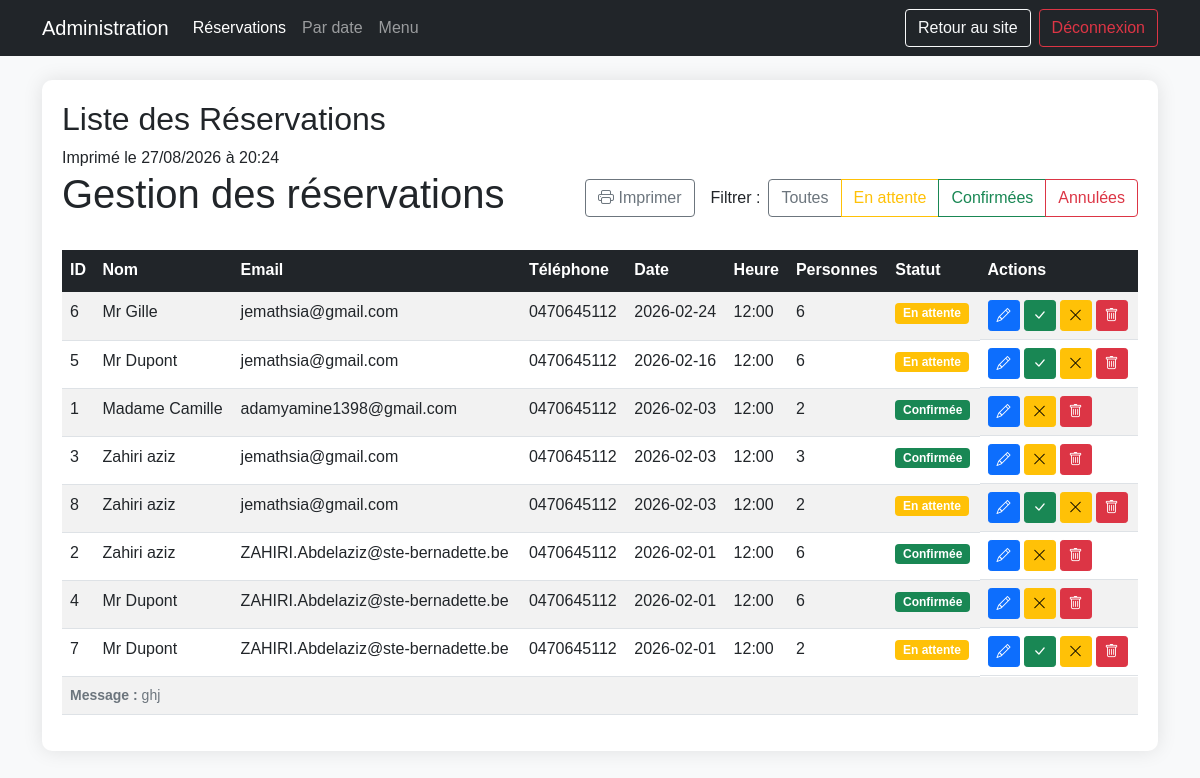
The page /admin/reservations (signed in) on the database its author committed.
### models.py (models this page shows)
class Reservation(db.Model):
    __tablename__ = 'reservations'
    id = db.Column(db.Integer, primary_key=True)
    reference = db.Column(db.String(30), unique=True, nullable=False)
    groupe_reference = db.Column(db.String(20))
    nom = db.Column(db.String(100), nullable=False)
    email = db.Column(db.String(120), nullable=False)
    telephone = db.Column(db.String(20))
    date = db.Column(db.String(20), nullable=False)
    heure = db.Column(db.String(10), nullable=False)
    personnes = db.Column(db.Integer, nullable=False)
    message = db.Column(db.Text)
    statut = db.Column(db.String(20), default='en_attente')
    created_at = db.Column(db.DateTime, default=datetime.utcnow)

### main.py (the view)
@app.route('/admin/reservations')
@login_required
def afficher_toutes_reservations():
    try:
        inspector = db.inspect(db.engine)
        if 'reservations' not in inspector.get_table_names():
            app.logger.error("La table 'reservations' n'existe pas dans la base de données")
            flash("La base de données n'est pas initialisée correctement. Veuillez contacter l'administrateur.", "error")
            return redirect(url_for('accueil'))
        reservations = Reservation.query.order_by(Reservation.date.desc(), Reservation.heure.desc()).all()
        return render_template('admin_reservations.html',
                             reservations=reservations,
                             email=None,
                             now=datetime.now())
    except Exception as e:
        app.logger.error(f"Erreur lors de la récupération des réservations: {e}")
        app.logger.error(f"Type d'erreur: {type(e).__name__}")
        import traceback
        app.logger.error(f"Traceback: {traceback.format_exc()}")
        flash(f"Une erreur est survenue lors de la récupération des réservations: {str(e)}", "error")
        return redirect(url_for('accueil'))

### main.py (called while the page is built)
def login_required(f):
    @wraps(f)
    def decorated_function(*args, **kwargs):
        if not session.get('admin_logged_in'):
            return redirect(url_for('admin_login'))
        return f(*args, **kwargs)
    return decorated_function

### templates/admin_reservations.html (shortened to what this page needs)
<!DOCTYPE html>
<html lang="fr">
<head>
    <link href="https://cdn.jsdelivr.net/npm/bootstrap@5.1.3/dist/css/bootstrap.min.css" rel="stylesheet">
    <link rel="stylesheet" href="https://cdn.jsdelivr.net/npm/bootstrap-icons@1.7.2/font/bootstrap-icons.css">
</head>
<body>
    <nav class="navbar navbar-expand-lg navbar-dark bg-dark mb-4">
        <div class="container">
            <a class="navbar-brand" href="#">Administration</a>
            <div class="collapse navbar-collapse" id="navbarNav">
                <ul class="navbar-nav me-auto">
                    <li class="nav-item">
                        <a class="nav-link active" href="{{ url_for('afficher_toutes_reservations') }}">Réservations</a>
                    </li>
                    <li class="nav-item">
                        <a class="nav-link" href="{{ url_for('reservations_par_date') }}">Par date</a>
                    </li>
                    <li class="nav-item">
                        <a class="nav-link" href="{{ url_for('admin_menu') }}">Menu</a>
                    </li>
                </ul>
                <div class="d-flex">
                    <a href="{{ url_for('accueil') }}" class="btn btn-outline-light me-2">Retour au site</a>
                    <a href="{{ url_for('admin_logout') }}" class="btn btn-outline-danger">Déconnexion</a>
                </div>
            </div>
        </div>
    </nav>
    <div class="container">
        <div class="admin-container">
            <div class="print-header">
                <h2>Liste des Réservations</h2>
                <div class="print-date">Imprimé le {{ now.strftime('%d/%m/%Y à %H:%M') }}</div>
            </div>
            <div class="d-flex justify-content-between align-items-center mb-4">
                <h1>Gestion des réservations</h1>
                <div class="d-flex align-items-center">
                    <button onclick="window.print()" class="btn btn-outline-secondary me-3 no-print">
                        <i class="bi bi-printer"></i> Imprimer
                    </button>
                    <span class="me-2">Filtrer :</span>
                    <div class="btn-group" role="group">
                        <a href="{{ url_for('afficher_toutes_reservations') }}" class="btn btn-outline-secondary">Toutes</a>
                        <a href="{{ url_for('afficher_toutes_reservations', statut='en_attente') }}" class="btn btn-outline-warning">En attente</a>
                        <a href="{{ url_for('afficher_toutes_reservations', statut='confirmee') }}" class="btn btn-outline-success">Confirmées</a>
                        <a href="{{ url_for('afficher_toutes_reservations', statut='annulee') }}" class="btn btn-outline-danger">Annulées</a>
                    </div>
                </div>
            </div>
            <div class="table-responsive">
                <table class="table table-striped table-hover">
                    <thead class="table-dark">
                        <tr>
                            <th>ID</th>
                            <th>Nom</th>
                            <th>Email</th>
                            <th>Téléphone</th>
                            <th>Date</th>
                            <th>Heure</th>
                            <th>Personnes</th>
                            <th>Statut</th>
                            <th>Actions</th>
                        </tr>
                    </thead>
                    <tbody>
                        {% for reservation in reservations %}
                        <tr>
                            <td>{{ reservation.id }}</td>
                            <td>
                                {{ reservation.nom }}
                            </td>
                            <td>{{ reservation.email }}</td>
                            <td>{{ reservation.telephone or '-' }}</td>
                            <td>{{ reservation.date }}</td>
                            <td>{{ reservation.heure }}</td>
                            <td>{{ reservation.personnes }}</td>
                            <td>
                                {% if reservation.statut == 'confirmee' %}
                                    <span class="badge bg-success">Confirmée</span>
                                {% elif reservation.statut == 'annulee' %}
                                    <span class="badge bg-danger">Annulée</span>
                                {% else %}
                                    <span class="badge bg-warning">En attente</span>
                                {% endif %}
                            </td>
                            <td class="d-flex">
                                <a href="{{ url_for('modifier_reservation', id=reservation.id) }}" class="btn btn-sm btn-primary me-1" title="Modifier">
                                    <i class="bi bi-pencil"></i>
                                </a>
                                {% if reservation.statut != 'confirmee' %}
                                <form action="{{ url_for('changer_statut', id=reservation.id) }}" method="POST" class="me-1">
                                    <button type="submit" class="btn btn-sm btn-success" title="Confirmer">
                                        <i class="bi bi-check-lg"></i>
                                    </button>
                                </form>
                                {% endif %}
                                {% if reservation.statut != 'annulee' %}
                                <form action="{{ url_for('changer_statut', id=reservation.id) }}" method="POST" class="me-1">
                                    <button type="submit" class="btn btn-sm btn-warning" title="Annuler"
                                        onclick="return confirm('Êtes-vous sûr de vouloir annuler cette réservation ?');">
                                        <i class="bi bi-x-lg"></i>
                                    </button>
                                </form>
                                {% endif %}
                                <form action="{{ url_for('supprimer_reservation', id=reservation.id) }}" method="POST"
                                    onsubmit="return confirm('Êtes-vous sûr de vouloir supprimer cette réservation ?');">
                                    <button type="submit" class="btn btn-sm btn-danger" title="Supprimer">
                                        <i class="bi bi-trash"></i>
                                    </button>
                                </form>
                            </td>
                        </tr>
                        {% if reservation.message %}
                        <tr>
                            <td colspan="9" class="small text-muted">
                                <strong>Message :</strong> {{ reservation.message }}
                            </td>
                        </tr>
                        {% endif %}
                        {% else %}
                        <tr>
                            <td colspan="9" class="text-center py-4">
                                <div class="alert alert-info mb-0">Aucune réservation trouvée.</div>
                            </td>
                        </tr>
                        {% endfor %}
                    </tbody>
                </table>
            </div>
        </div>
    </div>
</body>
</html>

### templates/admin_reservations.html (style rules this page uses)
body { background-color: #f8f9fa; font-family: 'Arial', sans-serif; }
.admin-container { max-width: 1200px; margin: 20px auto; padding: 20px; background: white; border-radius: 10px; box-shadow: 0 0 20px rgba(0,0,0,0.1); }
.table th { white-space: nowrap; }
.btn-sm { padding: 0.25rem 0.5rem; font-size: 0.875rem; }

### rows shown on the page
Reservation: id "6", nom "Mr Gille", email "jemathsia@gmail.com", telephone "0470645112", date "2026-02-24", heure "12:00", personnes "6", statut "En attente"
Reservation: id "5", nom "Mr Dupont", email "jemathsia@gmail.com", telephone "0470645112", date "2026-02-16", heure "12:00", personnes "6", statut "En attente"
Reservation: id "1", nom "Madame Camille", email "adamyamine1398@gmail.com", telephone "0470645112", date "2026-02-03", heure "12:00", personnes "2", statut "Confirmée"
Reservation: id "3", nom "Zahiri aziz", email "jemathsia@gmail.com", telephone "0470645112", date "2026-02-03", heure "12:00", personnes "3", statut "Confirmée"
Reservation: id "8", nom "Zahiri aziz", email "jemathsia@gmail.com", telephone "0470645112", date "2026-02-03", heure "12:00", personnes "2", statut "En attente"
Reservation: id "2", nom "Zahiri aziz", email "ZAHIRI.Abdelaziz@ste-bernadette.be", telephone "0470645112", date "2026-02-01", heure "12:00", personnes "6", statut "Confirmée"
Reservation: id "4", nom "Mr Dupont", email "ZAHIRI.Abdelaziz@ste-bernadette.be", telephone "0470645112", date "2026-02-01", heure "12:00", personnes "6", statut "Confirmée"
Reservation: id "7", nom "Mr Dupont", email "ZAHIRI.Abdelaziz@ste-bernadette.be", telephone "0470645112", date "2026-02-01", heure "12:00", personnes "2", statut "En attente", message "ghj"
